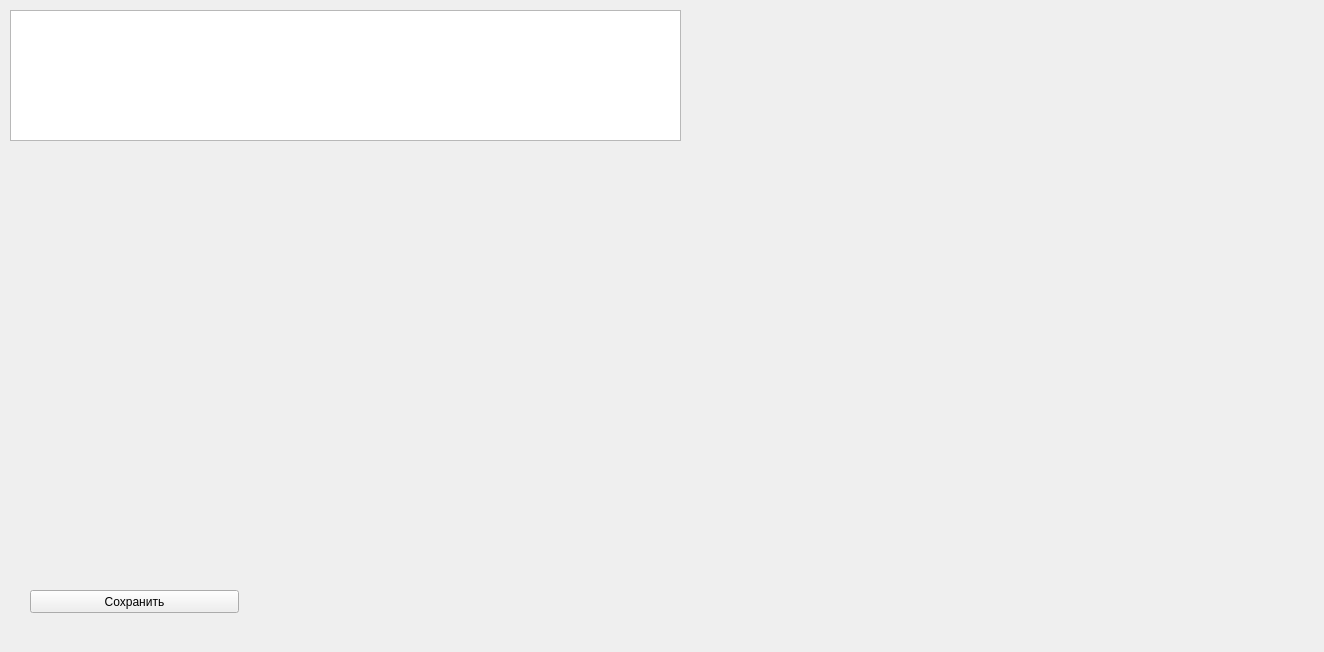
<?xml version="1.0" encoding="UTF-8"?>
<ui version="4.0">
 <class>Form</class>
 <widget class="QWidget" name="Form">
  <property name="geometry">
   <rect>
    <x>0</x>
    <y>0</y>
    <width>1324</width>
    <height>652</height>
   </rect>
  </property>
  <property name="windowTitle">
   <string>Form</string>
  </property>
  <widget class="QPlainTextEdit" name="question_plain_text">
   <property name="geometry">
    <rect>
     <x>10</x>
     <y>10</y>
     <width>671</width>
     <height>131</height>
    </rect>
   </property>
  </widget>
  <widget class="QLabel" name="image_label">
   <property name="geometry">
    <rect>
     <x>690</x>
     <y>10</y>
     <width>611</width>
     <height>541</height>
    </rect>
   </property>
   <property name="text">
    <string/>
   </property>
  </widget>
  <widget class="QPushButton" name="save_button">
   <property name="geometry">
    <rect>
     <x>30</x>
     <y>590</y>
     <width>209</width>
     <height>23</height>
    </rect>
   </property>
   <property name="text">
    <string>Сохранить</string>
   </property>
  </widget>
  <widget class="QWidget" name="gridLayoutWidget">
   <property name="geometry">
    <rect>
     <x>10</x>
     <y>160</y>
     <width>671</width>
     <height>391</height>
    </rect>
   </property>
   <layout class="QGridLayout" name="checkbox_layout"/>
  </widget>
 </widget>
 <resources/>
 <connections/>
</ui>
